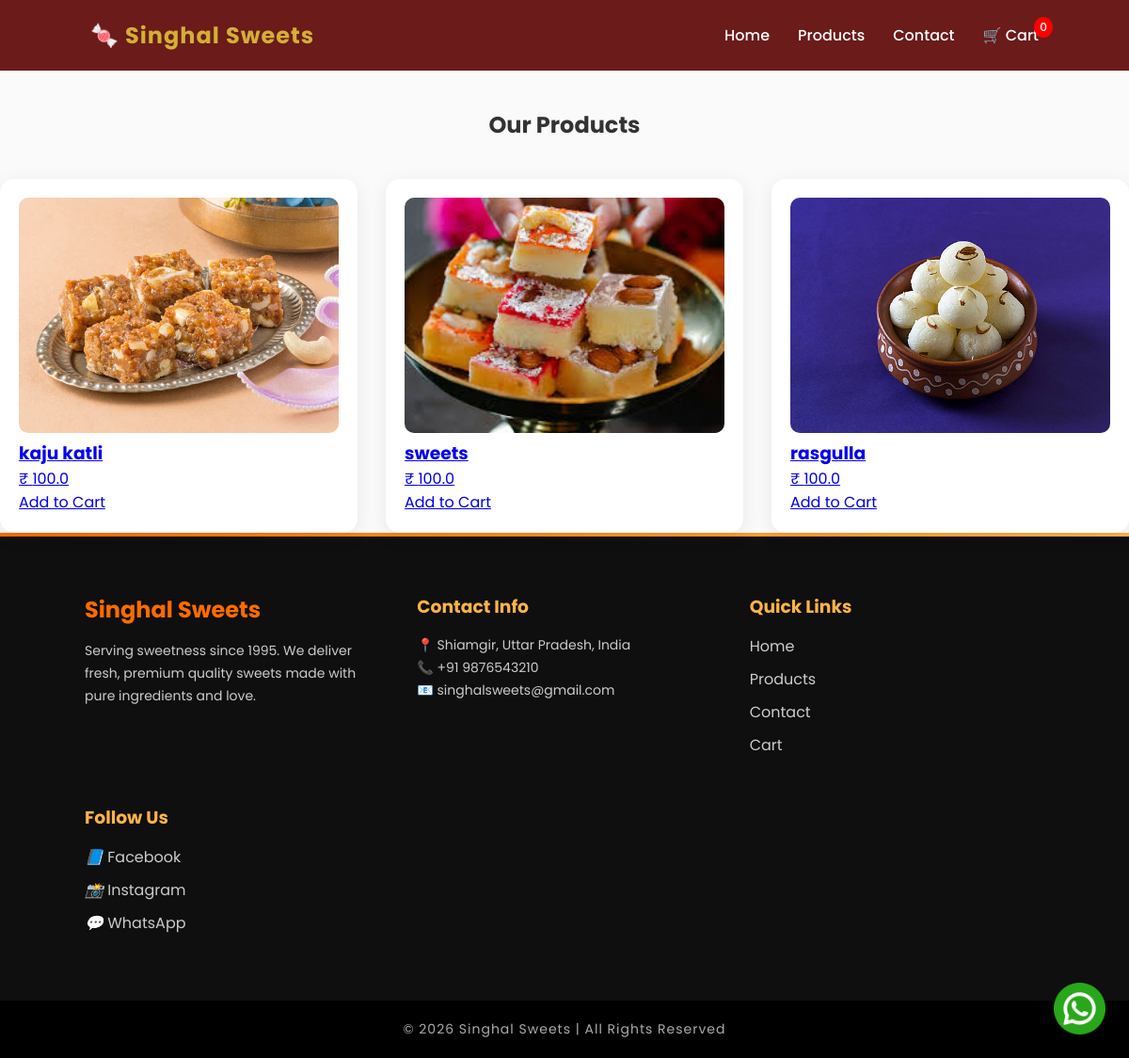
Screenshot of /products/ with the database file from the repository.
### website/models.py (models this page shows, shortened)
class Product(models.Model):
    name = models.CharField(max_length=200)
    description = models.TextField()
    price = models.FloatField()
    image = models.ImageField(upload_to='products/')

### website/views.py (the view)
# urls.py: path('products/', views.products, name="products"),
def products(request):
    products = Product.objects.all()
    return render(request, "products.html", {"products": products})

### website/context_processors.py (called while the page is built)
def cart_item_count(request):
    if request.user.is_authenticated:
        cart = Cart.objects.filter(user=request.user).first()
        if cart:
            count = CartItem.objects.filter(cart=cart).count()
            return {'cart_count': count}
    return {'cart_count': 0}

### website/templates/products.html
{% extends 'base.html' %}
{% block content %}
<h2 style="text-align:center; margin-top:40px;">Our Products</h2>
<div class="product-grid">
    {% for product in products %}
    <div class="product-card">
        <a href="{% url 'product_detail' product.id %}">
            <img src="{{ product.image.url }}" alt="{{ product.name }}">
            <h3>{{ product.name }}</h3>
            <p>₹ {{ product.price }}</p>
        </a>
        <a href="{% url 'add_to_cart' product.id %}" class="cart-btn">
            Add to Cart
        </a>
    </div>
    {% endfor %}
</div>
{% endblock %}

### website/static/css/style.css (style rules this page uses)
:root { --maroon: #6a1b1a; --gold: #d4af37; --cream: #fff8e7; --dark: #2b0f0f; }
body { margin: 0; font-family: 'Poppins', sans-serif; background-color: var(--cream); color: #333; }
* { margin: 0; padding: 0; box-sizing: border-box; }
body { font-family: 'Poppins', sans-serif; background: #fafafa; }
.product-grid { margin-top: 40px; display: grid; grid-template-columns: repeat(auto-fit, minmax(230px, 1fr)); gap: 30px; }
.product-card { background: white; padding: 20px; border-radius: 15px; box-shadow: 0 6px 20px rgba(0,0,0,0.06); transition: 0.3s; }
.product-card img { width: 100%; height: 180px; object-fit: cover; border-radius: 10px; }
.product-card { background: white; border-radius: 15px; overflow: hidden; box-shadow: 0 5px 20px rgba(0,0,0,0.08); transition: 0.4s ease; }
.product-card img { width: 100%; height: 250px; object-fit: cover; }
html { scroll-behavior: smooth; }

### rows the page displays
Product: image (picture), name "kaju katli", price "100.0"
Product: image (picture), name "sweets", price "100.0"
Product: image (picture), name "rasgulla", price "100.0"

### other values shown
{{ request.user.cart.cartitem_set.count|default:0 }} "0"
